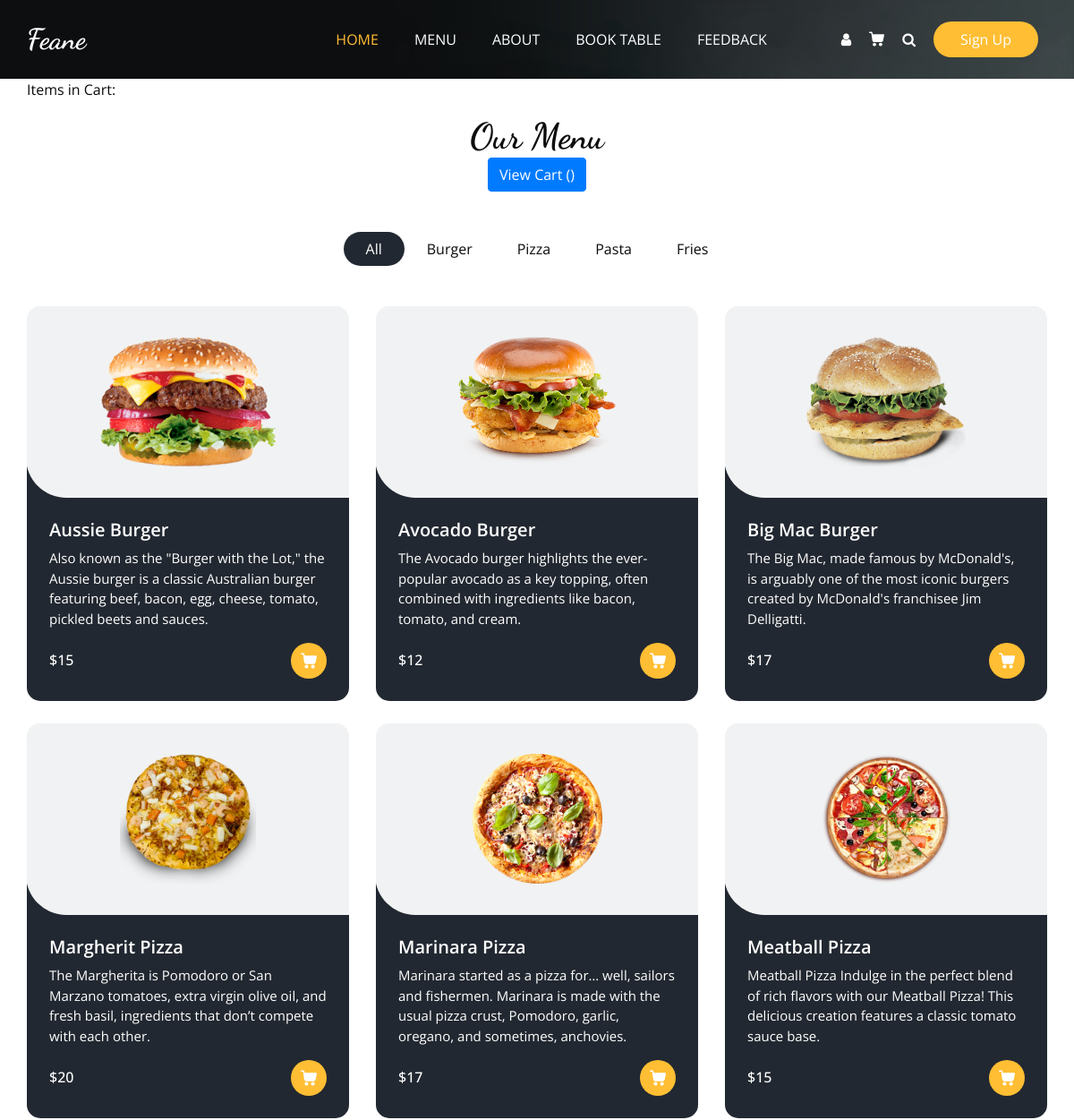
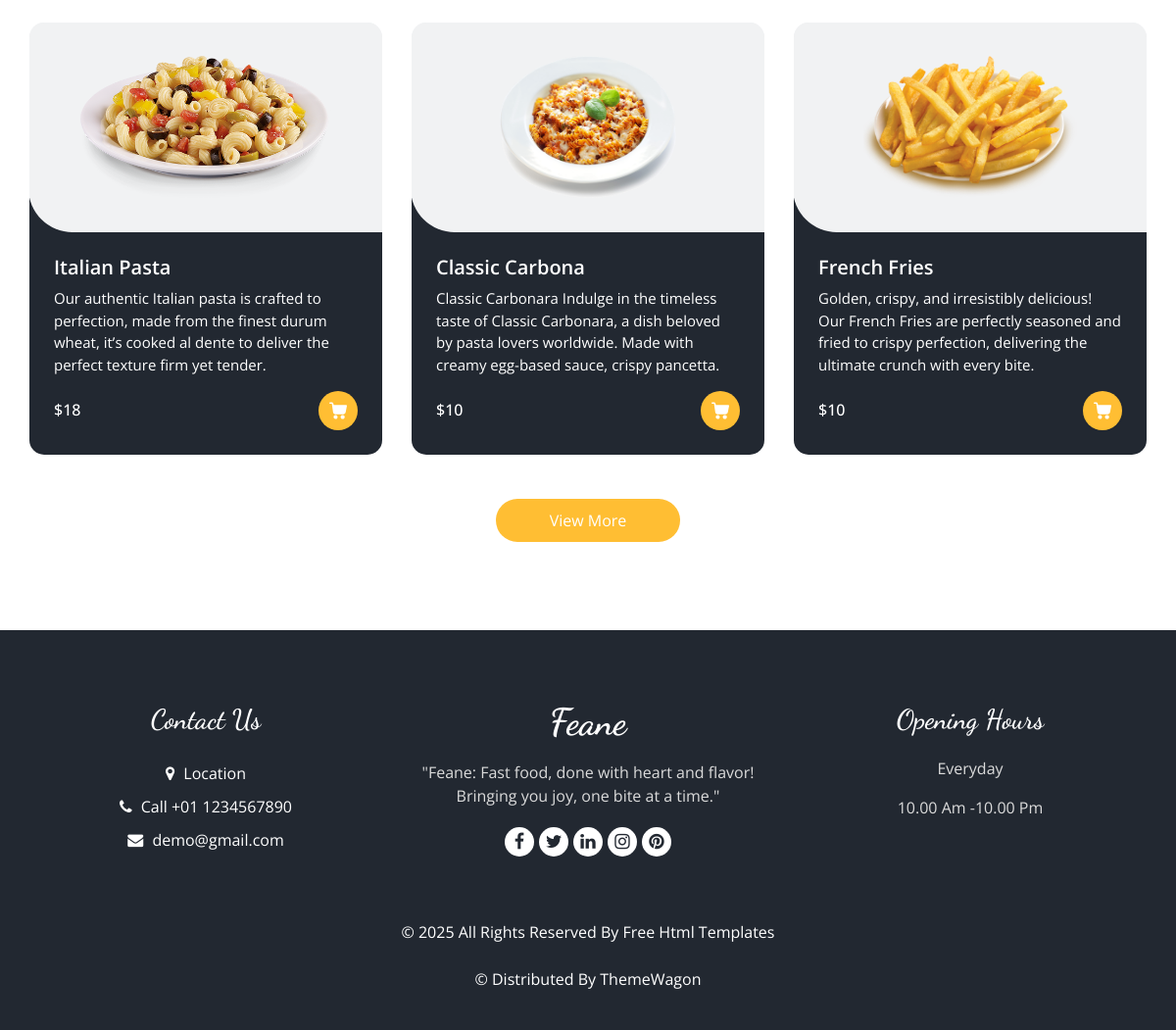
The app's page /menu/ with its own data (2 pictures, top to bottom).
### Base_app/models.py (models this page shows, shortened)
class itemList(models.Model):
    Category_name= models.CharField(max_length=15)
    def __str__(self):
        return self.Category_name

class items(models.Model):
    Item_name= models.CharField(max_length=15)
    description=models.TextField(blank=False)
    Price=models.IntegerField()
    Category=models.ForeignKey(itemList,related_name='Name',on_delete=models.CASCADE)
    Image=models.ImageField(upload_to='Items/')

### Base_app/views.py (the view)
# urls.py: path('menu/',MenuView, name="menu"),
def MenuView(request):
    Items=items.objects.all()
    list=itemList.objects.all()
    return render(request,'menu.html',{'Items':Items,'list':list})

### Template/menu.html (shortened to what this page needs)
{% extends "base.html" %}
{% load static %}
{% block class %}class="sub_page"{% endblock class %}
{% block main %}
 <section class="food_section layout_padding-bottom">
    <div class="container">
      <div class="cart-info">
        <p>Items in Cart: {{ request.user.cart_set.count }}</p>
      </div>
      <div class="heading_container heading_center">
        <h2>
          Our Menu
        </h2>
        <a href="{% url 'order_now' %}" class="btn btn-primary">View Cart ({{ request.user.cart_set.count }})</a>
      </div>
      <ul class="filters_menu">
        <li class="active" data-filter="*">All</li>
        {% for i in list %}
        <li data-filter=".{{i.Category_name}}">{{i.Category_name}}</li>
        {% endfor %}
      </ul>
      <div class="filters-content">
        <div class="row grid">
            {% for j in Items %}
          <div class="col-sm-6 col-lg-4 all {{j.Category}}">
            <div class="box">
              <div>
                <div class="img-box">
                  <img src="/media/{{j.Image}}" alt="{{j.Image}}">
                </div>
                <div class="detail-box">
                  <h5>
                    {{j.Item_name}}
                  </h5>
                  <p>
                    {{j.description}}
                  </p>
                  <div class="options">
                    <h6>
                      ${{j.Price}}
                    </h6>
                    <a href="{% url 'add_to_cart' j.id %}">
                    </a>
                  </div>
                </div>
              </div>
            </div>
          </div>
          {% endfor %}
        </div>
      </div>
      <div class="btn-box">
        <a href="">
          View More
        </a>
      </div>
    </div>
  </section>
{% endblock main %}

### Template/base.html (shortened to what this page needs)
{% load static %}
<!DOCTYPE html>
<html>
<head>
  <link rel="stylesheet" type="text/css" href=" {% static "css/bootstrap.css" %}" />
  <link rel="stylesheet" type="text/css" href="https://cdnjs.cloudflare.com/ajax/libs/OwlCarousel2/2.3.4/assets/owl.carousel.min.css" />
  <link rel="stylesheet" href="https://cdnjs.cloudflare.com/ajax/libs/jquery-nice-select/1.1.0/css/nice-select.min.css" />
  <link href=" {% static "css/font-awesome.min.css" %}" rel="stylesheet" />
  <link href=" {% static "css/style.css" %} " rel="stylesheet" />
  <link href=" {% static "css/responsive.css" %}" rel="stylesheet" />
</head>
<body {% block class %}{% endblock class %}>
  <div class="hero_area">
    <div class="bg-box">
      <img src=" {% static "images/hero-bg.jpg" %}" alt="">
    </div>
    <header class="header_section">
      <div class="container">
        <nav class="navbar navbar-expand-lg custom_nav-container ">
          <a class="navbar-brand" href="{% url "home" %}">
            <span>
              Feane
            </span>
          </a>
          <div class="collapse navbar-collapse" id="navbarSupportedContent">
            <ul class="navbar-nav  mx-auto ">
              <li class="nav-item active">
                <a class="nav-link" href=" {% url "home" %}">Home <span class="sr-only">(current)</span></a>
              </li>
              <li class="nav-item">
                <a class="nav-link" href="{% url "menu" %}">Menu</a>
              </li>
              <li class="nav-item">
                <a class="nav-link" href=" {% url "about" %}">About</a>
              </li>
              <li class="nav-item">
                <a class="nav-link" href=" {% url "book_table" %}">Book Table</a>
              </li>
              <li class="nav-item">
                <a class="nav-link" href=" {% url "feedback" %}">Feedback</a>
              </li>
            </ul>
            <div class="user_option">
              <a href="{% url "signin" %}" class="user_link">
                <i class="fa fa-user" aria-hidden="true"></i>
              </a>
              <a class="cart_link" href="{% url "order_now" %}">
              </a>
              <form class="form-inline">
                <button class="btn  my-2 my-sm-0 nav_search-btn" type="submit">
                  <i class="fa fa-search" aria-hidden="true"></i>
                </button>
              </form>
              <a href="{% url "signup" %}" class="order_online">
                Sign Up
              </a>
            </div>
          </div>
        </nav>
      </div>
    </header>
  </div>
{% block main %}{% endblock main %}
  <footer class="footer_section">
    <div class="container">
      <div class="row">
        <div class="col-md-4 footer-col">
          <div class="footer_contact">
            <h4>
              Contact Us
            </h4>
            <div class="contact_link_box">
              <a href="">
                <i class="fa fa-map-marker" aria-hidden="true"></i>
                <span>
                  Location
                </span>
              </a>
              <a href="">
                <i class="fa fa-phone" aria-hidden="true"></i>
                <span>
                  Call +01 1234567890
                </span>
              </a>
              <a href="">
                <i class="fa fa-envelope" aria-hidden="true"></i>
                <span>
                  demo@gmail.com
                </span>
              </a>
            </div>
          </div>
        </div>
        <div class="col-md-4 footer-col">
          <div class="footer_detail">
            <a href="{% url "home" %}" class="footer-logo">
              Feane
            </a>
            <p>
              "Feane: Fast food, done with heart and flavor! Bringing you joy, one bite at a time."
            </p>
            <div class="footer_social">
              <a href="">
                <i class="fa fa-facebook" aria-hidden="true"></i>
              </a>
              <a href="">
                <i class="fa fa-twitter" aria-hidden="true"></i>
              </a>
              <a href="">
                <i class="fa fa-linkedin" aria-hidden="true"></i>
              </a>
              <a href="">
                <i class="fa fa-instagram" aria-hidden="true"></i>
              </a>
              <a href="">
                <i class="fa fa-pinterest" aria-hidden="true"></i>
              </a>
            </div>
          </div>
        </div>
        <div class="col-md-4 footer-col">
          <h4>
            Opening Hours
          </h4>
          <p>
            Everyday
          </p>
          <p>
            10.00 Am -10.00 Pm
          </p>
        </div>
      </div>
      <div class="footer-info">
        <p>
          &copy; <span id="displayYear"></span> All Rights Reserved By
          <a href="https://html.design/">Free Html Templates</a><br><br>
          &copy;  Distributed By
          <a href="https://themewagon.com/" target="_blank">ThemeWagon</a>
        </p>
      </div>
    </div>
  </footer>
</body>
</html>

### Static/css/responsive.css (style rules this page uses)
@media (min-width: 1200px) { .container { max-width: 1170px; } }

### records on screen
itemList: Category_name "Burger"
itemList: Category_name "Pizza"
itemList: Category_name "Pasta"
itemList: Category_name "Fries"
items: Image (picture), Item_name "Aussie Burger", description "Also known as the \"Burger with the Lot,\" the Aussie burger is a classic Australian burger featuring beef, bacon, egg, cheese, tomato, pickled beets and sauces.", Price "15"
items: Image (picture), Item_name "Avocado Burger", description "The Avocado burger highlights the ever-popular avocado as a key topping, often combined with ingredients like bacon, tomato, and cream.", Price "12"
items: Image (picture), Item_name "Big Mac Burger", description "The Big Mac, made famous by McDonald's, is arguably one of the most iconic burgers created by McDonald's franchisee Jim Delligatti.", Price "17"
items: Image (picture), Item_name "Margherit Pizza", description "The Margherita is Pomodoro or San Marzano tomatoes, extra virgin olive oil, and fresh basil, ingredients that don’t compete with each other.", Price "20"
items: Image (picture), Item_name "Marinara Pizza", description "Marinara started as a pizza for… well, sailors and fishermen. Marinara is made with the usual pizza crust, Pomodoro, garlic, oregano, and sometimes, anchovies.", Price "17"
items: Image (picture), Item_name "Meatball Pizza", description "Meatball Pizza Indulge in the perfect blend of rich flavors with our Meatball Pizza! This delicious creation features a classic tomato sauce base.", Price "15"
items: Image (picture), Item_name "Italian Pasta", description "Our authentic Italian pasta is crafted to perfection, made from the finest durum wheat, it’s cooked al dente to deliver the perfect texture firm yet tender.", Price "18"
items: Image (picture), Item_name "Classic Carbona", description "Classic Carbonara Indulge in the timeless taste of Classic Carbonara, a dish beloved by pasta lovers worldwide. Made with creamy egg-based sauce, crispy pancetta.", Price "10"
items: Image (picture), Item_name "French Fries", description "Golden, crispy, and irresistibly delicious! Our French Fries are perfectly seasoned and fried to crispy perfection, delivering the ultimate crunch with every bite.", Price "10"
